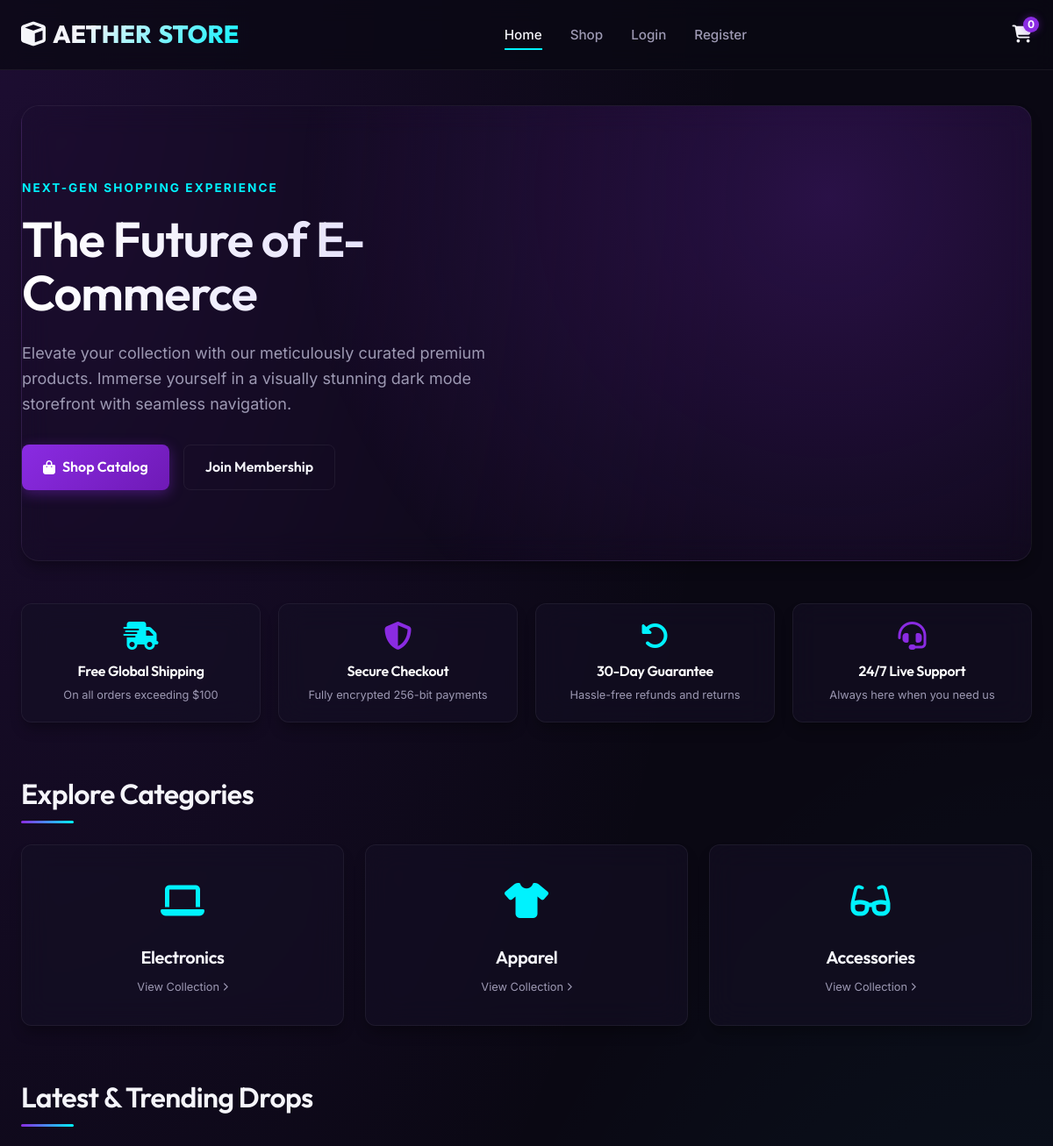
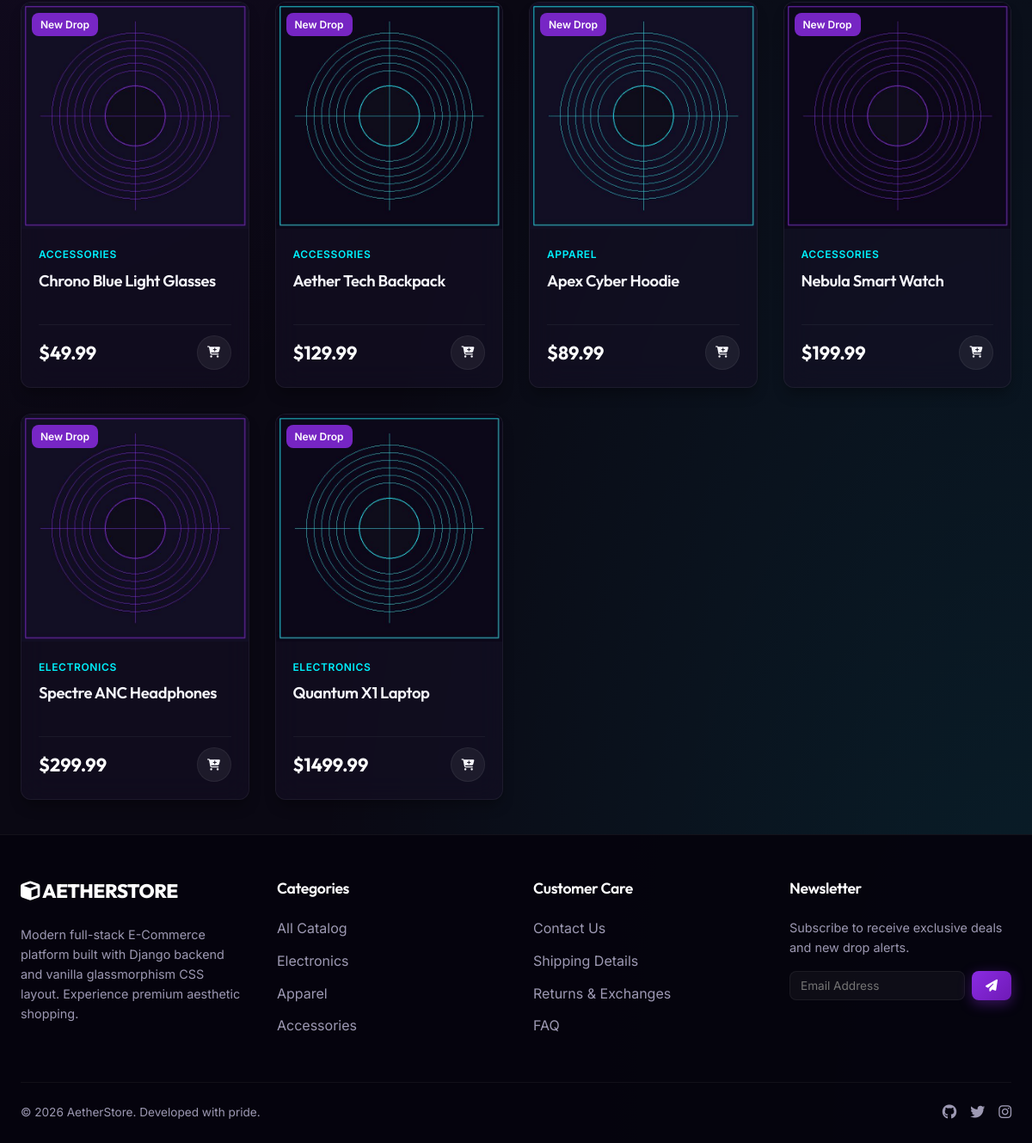
The page / on the database its author committed (2 pictures, top to bottom).
### store/models.py (models this page shows, shortened)
class Category(models.Model):
    name = models.CharField(max_length=100)
    slug = models.SlugField(max_length=120, unique=True, blank=True)
    class Meta:
        verbose_name_plural = "Categories"

class Product(models.Model):
    category = models.ForeignKey(Category, on_delete=models.CASCADE, related_name='products')
    name = models.CharField(max_length=200)
    slug = models.SlugField(max_length=220, unique=True, blank=True)
    description = models.TextField(blank=True)
    price = models.DecimalField(max_digits=10, decimal_places=2)
    image = models.ImageField(upload_to='products/', null=True, blank=True)
    stock = models.IntegerField(default=0)
    created_at = models.DateTimeField(auto_now_add=True)

### store/views.py (the view)
# urls.py: 2. Add a URL to urlpatterns:  path('', views.home, name='home')
def home(request):
    categories = Category.objects.all()
    featured_products = Product.objects.filter(stock__gt=0).order_by('-created_at')[:6]
    return render(request, 'store/home.html', {
        'categories': categories,
        'featured_products': featured_products
    })

### store/context_processors.py (called while the page is built)
def cart_processor(request):
    total_qty = 0
    if request.user.is_authenticated:
        cart_items = CartItem.objects.filter(user=request.user)
        total_qty = sum(item.quantity for item in cart_items)
    else:
        session_key = request.session.session_key
        if session_key:
            cart_items = CartItem.objects.filter(session_id=session_key)
            total_qty = sum(item.quantity for item in cart_items)
    return {'cart_count': total_qty}

### store/templates/store/home.html (shortened to what this page needs)
{% extends 'store/base.html' %}
{% load static %}
{% block content %}
    <section class="hero glass-panel" id="hero-banner">
        <div class="hero-content">
            <span class="hero-subtitle">NEXT-GEN SHOPPING EXPERIENCE</span>
            <h1>The Future of E-Commerce</h1>
            <p>Elevate your collection with our meticulously curated premium products. Immerse yourself in a visually stunning dark mode storefront with seamless navigation.</p>
            <div style="display:flex; gap:16px; flex-wrap:wrap">
                <a href="{% url 'store:product_list' %}" class="btn btn-primary" id="hero-shop-btn"><i class="fa-solid fa-bag-shopping"></i> Shop Catalog</a>
                {% if not request.user.is_authenticated %}
                    <a href="{% url 'store:register' %}" class="btn btn-outline">Join Membership</a>
                {% endif %}
            </div>
        </div>
    </section>
    <section style="margin-bottom: 56px">
        <div class="stats-grid">
            <div class="stat-card glass-panel" style="align-items:center; text-align:center; padding: 20px">
                <i class="fa-solid fa-truck-fast fa-2x" style="color:var(--accent-secondary); margin-bottom:12px"></i>
                <h4 style="color:#fff; margin-bottom:4px">Free Global Shipping</h4>
                <p style="font-size:0.8rem; color:var(--text-secondary)">On all orders exceeding $100</p>
            </div>
            <div class="stat-card glass-panel" style="align-items:center; text-align:center; padding: 20px">
                <i class="fa-solid fa-shield-halved fa-2x" style="color:var(--accent-primary); margin-bottom:12px"></i>
                <h4 style="color:#fff; margin-bottom:4px">Secure Checkout</h4>
                <p style="font-size:0.8rem; color:var(--text-secondary)">Fully encrypted 256-bit payments</p>
            </div>
            <div class="stat-card glass-panel" style="align-items:center; text-align:center; padding: 20px">
                <i class="fa-solid fa-rotate-left fa-2x" style="color:var(--accent-secondary); margin-bottom:12px"></i>
                <h4 style="color:#fff; margin-bottom:4px">30-Day Guarantee</h4>
                <p style="font-size:0.8rem; color:var(--text-secondary)">Hassle-free refunds and returns</p>
            </div>
            <div class="stat-card glass-panel" style="align-items:center; text-align:center; padding: 20px">
                <i class="fa-solid fa-headset fa-2x" style="color:var(--accent-primary); margin-bottom:12px"></i>
                <h4 style="color:#fff; margin-bottom:4px">24/7 Live Support</h4>
                <p style="font-size:0.8rem; color:var(--text-secondary)">Always here when you need us</p>
            </div>
        </div>
    </section>
    <section>
        <h2 class="section-title">Explore Categories</h2>
        <div class="grid-categories">
            {% if categories %}
                {% for category in categories %}
                    <a href="{% url 'store:product_list' %}?category={{ category.slug }}" class="category-card glass-panel" id="category-{{ category.slug }}">
                        <div class="category-icon">
                            {% if category.slug == 'electronics' %}
                                <i class="fa-solid fa-laptop"></i>
                            {% elif category.slug == 'apparel' or category.slug == 'clothing' %}
                                <i class="fa-solid fa-shirt"></i>
                            {% elif category.slug == 'accessories' %}
                                <i class="fa-solid fa-glasses"></i>
                            {% else %}
                                <i class="fa-solid fa-box-open"></i>
                            {% endif %}
                        </div>
                        <h3>{{ category.name }}</h3>
                        <p style="color:var(--text-secondary); font-size:0.8rem; margin-top:8px">View Collection </p>
                    </a>
                {% endfor %}
            {% else %}
                <div class="category-card glass-panel" style="grid-column: 1 / -1; min-height: 120px">
                    <p style="color:var(--text-secondary)">No categories available at this moment. Populating soon!</p>
                </div>
            {% endif %}
        </div>
    </section>
    <section>
        <h2 class="section-title">Latest & Trending Drops</h2>
        <div class="grid-products">
            {% if featured_products %}
                {% for product in featured_products %}
                    <div class="product-card glass-panel" id="product-card-{{ product.id }}">
                        <div class="product-img-wrapper">
                            {% if product.image %}
                                <img src="{{ product.image.url }}" alt="{{ product.name }}" class="product-img">
                            {% else %}
                                <div style="width:100%; height:100%; display:flex; align-items:center; justify-content:center; background:#120e24; color:var(--text-muted)">
                                    <i class="fa-regular fa-image fa-3x"></i>
                                </div>
                            {% endif %}
                            <span class="product-badge">New Drop</span>
                        </div>
                        <div class="product-info">
                            <span class="product-category">{{ product.category.name }}</span>
                            <h3 class="product-title"><a href="{% url 'store:product_detail' product.slug %}">{{ product.name }}</a></h3>
                            <div class="product-bottom">
                                <span class="product-price">${{ product.price }}</span>
                                <button class="add-to-cart-btn-round ajax-add-to-cart" data-product-id="{{ product.id }}" aria-label="Add to cart">
                                    <i class="fa-solid fa-cart-plus"></i>
                                </button>
                            </div>
                        </div>
                    </div>
                {% endfor %}
            {% endif %}
        </div>
    </section>
{% endblock %}

### store/templates/store/base.html (shortened to what this page needs)
{% load static %}
<!DOCTYPE html>
<html lang="en">
<head>
    <link rel="stylesheet" href="{% static 'store/css/style.css' %}">
    <link rel="stylesheet" href="https://cdnjs.cloudflare.com/ajax/libs/font-awesome/6.4.0/css/all.min.css">
</head>
<body>
    <header class="navbar">
        <div class="container">
            <a href="{% url 'store:home' %}" class="brand" id="nav-brand">
                <i class="fa-solid fa-cube"></i> AETHER<span style="color:var(--accent-secondary)">STORE</span>
            </a>
            <nav>
                <ul class="nav-links" id="nav-links">
                    <li><a href="{% url 'store:home' %}" class="nav-link {% if request.resolver_match.view_name == 'store:home' %}active{% endif %}">Home</a></li>
                    <li><a href="{% url 'store:product_list' %}" class="nav-link {% if request.resolver_match.view_name == 'store:product_list' %}active{% endif %}">Shop</a></li>
                    {% if request.user.is_authenticated %}
                        <li><a href="{% url 'store:dashboard' %}" class="nav-link {% if request.resolver_match.view_name == 'store:dashboard' %}active{% endif %}">Dashboard</a></li>
                        {% if request.user.is_staff or request.user.is_superuser %}
                            <li><a href="{% url 'store:admin_dashboard' %}" class="nav-link {% if request.resolver_match.view_name == 'store:admin_dashboard' %}active{% endif %}" style="color:var(--accent-secondary)"><i class="fa-solid fa-user-shield"></i> Custom Admin</a></li>
                        {% endif %}
                        <li><a href="{% url 'store:logout' %}" class="nav-link">Logout</a></li>
                    {% else %}
                        <li><a href="{% url 'store:login' %}" class="nav-link {% if request.resolver_match.view_name == 'store:login' %}active{% endif %}">Login</a></li>
                        <li><a href="{% url 'store:register' %}" class="nav-link {% if request.resolver_match.view_name == 'store:register' %}active{% endif %}">Register</a></li>
                    {% endif %}
                </ul>
            </nav>
            <div class="nav-actions">
                <a href="{% url 'store:cart' %}" class="cart-icon-wrapper" id="header-cart-icon">
                    <i class="fa-solid fa-cart-shopping fa-lg" style="color: var(--text-primary)"></i>
                    <span class="cart-badge">{{ cart_count }}</span>
                </a>
            </div>
        </div>
    </header>
    <main class="main-content">
        <div class="container">
            {% block content %}{% endblock %}
        </div>
    </main>
    <footer class="footer">
        <div class="container">
            <div class="footer-grid">
                <div class="footer-column">
                    <h4 style="font-family:var(--font-heading); font-weight:800; font-size:1.4rem; color:#fff"><i class="fa-solid fa-cube"></i> AETHERSTORE</h4>
                    <p style="margin-top:16px; font-size:0.9rem">Modern full-stack E-Commerce platform built with Django backend and vanilla glassmorphism CSS layout. Experience premium aesthetic shopping.</p>
                </div>
                <div class="footer-column">
                    <h4>Categories</h4>
                    <ul class="footer-links">
                        <li><a href="{% url 'store:product_list' %}">All Catalog</a></li>
                        <li><a href="{% url 'store:product_list' %}?category=electronics">Electronics</a></li>
                        <li><a href="{% url 'store:product_list' %}?category=apparel">Apparel</a></li>
                        <li><a href="{% url 'store:product_list' %}?category=accessories">Accessories</a></li>
                    </ul>
                </div>
                <div class="footer-column">
                    <h4>Customer Care</h4>
                    <ul class="footer-links">
                        <li><a href="#">Contact Us</a></li>
                        <li><a href="#">Shipping Details</a></li>
                        <li><a href="#">Returns & Exchanges</a></li>
                        <li><a href="#">FAQ</a></li>
                    </ul>
                </div>
                <div class="footer-column">
                    <h4>Newsletter</h4>
                    <p style="font-size:0.9rem; margin-bottom:16px">Subscribe to receive exclusive deals and new drop alerts.</p>
                    <div style="display:flex; gap:8px">
                        <input type="email" placeholder="Email Address" class="form-input" style="padding: 8px 12px; font-size: 0.85rem">
                        <button class="btn btn-primary btn-sm" style="padding: 8px 16px"><i class="fa-solid fa-paper-plane"></i></button>
                    </div>
                </div>
            </div>
            <div class="footer-bottom">
                <p>&copy; 2026 AetherStore. Developed with pride.</p>
                <div style="display:flex; gap:16px">
                    <a href="#"></a>
                    <a href="#"></a>
                    <a href="#"></a>
                </div>
            </div>
        </div>
    </footer>
</body>
</html>

### rows shown on the page
Category: slug "electronics" (drawn), name "Electronics"
Category: slug "apparel" (drawn), name "Apparel"
Category: slug "accessories" (drawn), name "Accessories"
Product: image (picture), category.name "ACCESSORIES", name "Chrono Blue Light Glasses", price "49.99"
Product: image (picture), category.name "ACCESSORIES", name "Aether Tech Backpack", price "129.99"
Product: image (picture), category.name "APPAREL", name "Apex Cyber Hoodie", price "89.99"
Product: image (picture), category.name "ACCESSORIES", name "Nebula Smart Watch", price "199.99"
Product: image (picture), category.name "ELECTRONICS", name "Spectre ANC Headphones", price "299.99"
Product: image (picture), category.name "ELECTRONICS", name "Quantum X1 Laptop", price "1499.99"

### other values the page prints
{{ cart_count }} "0"
